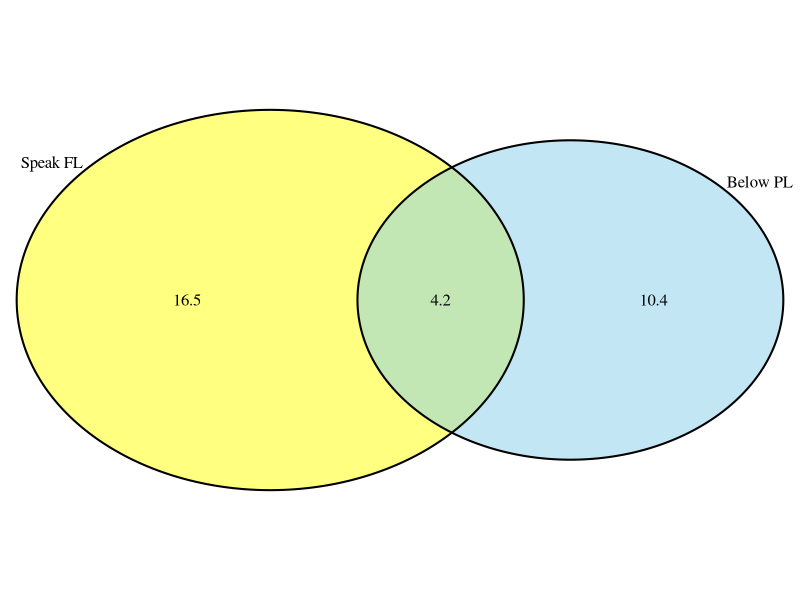
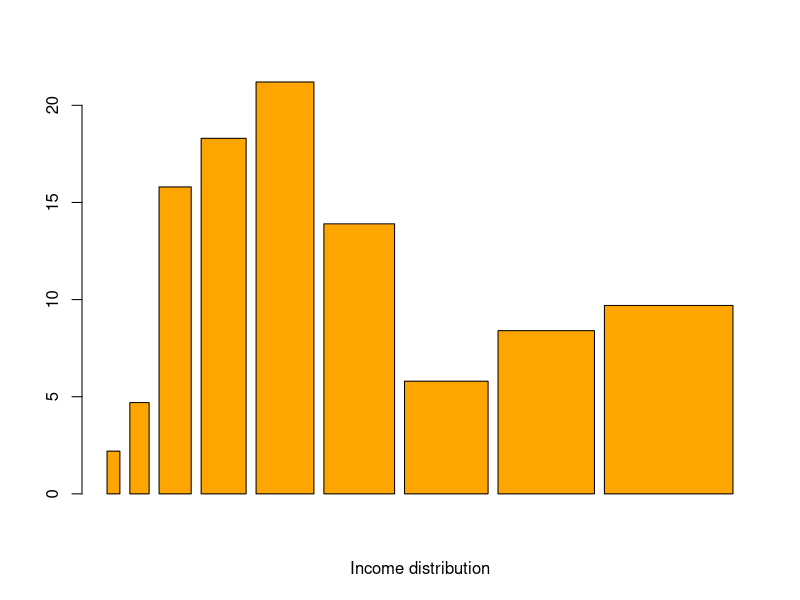

Generate these figures, in order, with R:
## ---- chunk 1
knitr::opts_chunk$set(echo = TRUE)
## ---- chunk 2
library(VennDiagram)
#definig variables
B_Poverty = 14.6
F_Language  = 20.7
joint = 4.2
# draw venn diagram
grid.newpage()
vD = draw.pairwise.venn(F_Language,B_Poverty,cross.area=joint,category = c("Speak FL"," Below PL"), fill = c('yellow','skyblue'))

## ---- chunk 3
#defining vectors
checked_bags <- c(0, 1, 2)
revenue <- c(0, 25, 35)
probability <- c(.54, .34, .12)

#convert vectors into data frame
(value <- data.frame(checked_bags, probability, revenue))

#calculating average revenue
(expected_value <- c(crossprod(probability, revenue)))

#calculting standard deviation
variance <- c(crossprod(((value$revenue-expected_value)^2), value$probability))
(standard_dev <- sqrt(variance))

## ---- chunk 4
#defining vectors of 120 passengers
checked_bags_120 <- c(0, 1, 2)
revenue_120 <- c(0*120, 25*120, 35*120)
probability_120 <- c(.54, .34, .12)

#creating data frame
(value_120 <- data.frame(checked_bags_120, probability_120, revenue_120))

#calculating average revenue of 120
(expected_value_120 <- c(crossprod(probability_120, revenue_120)))

#cal standard deviation
variance_120 <- c(crossprod(((value_120$revenue_120-expected_value_120)^2), value_120$probability_120))
(standard_dev_120 <- sqrt(variance_120))

## ---- chunk 5
Income = c(10000,15000,25000,35000,45000,55000,65000,75000,99999,100,000)
Percent = c(2.2,4.7,15.8,18.3,21.2,13.9,5.8,8.4,9.7)
barplot(Percent,Income,xlab='Income distribution', col = "orange")

## ---- chunk 6
result <- sum(Percent[1:5])
result

## ---- chunk 7
result*0.41
